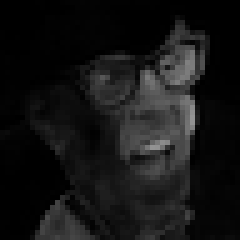
#> input picture EmotionDetection/output.png, 48 x 48 px, given in place of subject01.centerlight.png, which was not available (shown 5 times larger)
$ jupyter execute --allow-errors test.ipynb
#> lines starting #> are read from the running program, lines starting #| are printed output that depends on the picture; pictures that were not available may be replaced by others from this repository, and a replacement may not be noted
[cell 1]
import numpy as np
import cv2
import matplotlib.pyplot as plt
from sklearn.decomposition import PCA
from sklearn.preprocessing import StandardScaler
from sklearn.model_selection import train_test_split
from sklearn.linear_model import LogisticRegression
from sklearn.metrics import accuracy_score

[cell 2]
# path to the database - change it if needed
path = 'C:/Users/Admin/Dev1ce/Downloads/face_data/face_data/'
ids = range(1, 16) # 15 people
states = ['centerlight', 'glasses', 'happy', 'leftlight', 'noglasses', 'normal', 'rightlight','sad', 'sleepy', 'surprised', 'wink' ]
prefix = 'subject'
surfix = '.png' #file extension is png
# open one picture to get the image's size
fn = prefix + '01.' + states[0] + surfix
im = cv2.imread(path + fn, 0)
#> im is the input picture: shape (48, 48); min 0, max 149, mean 20.4
h = im.shape[0] # hight
#> h = 48
w = im.shape[1] # width
#> w = 48
D = h * w
#> D = 2304
N = len(states)*15
print(N, D, h, w)
#| 165 2304 48 48
#> `X_original[:, count] = tmp.reshape(D)`:
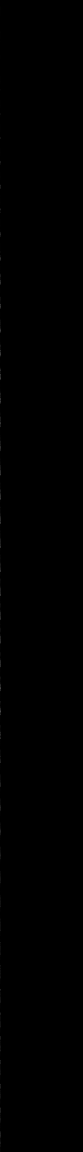
#> X_original: shape (2304, 165) float64 (shown at 1/2 size); min 0, max 149, mean 0.1
X_original = np.zeros((D, N))
# collect all data
count = 0

Y = []
# there are 15 people
#> (the rest of this cell did not finish here and is left out)

[cell 3]
Y = np.array(Y)

[cell 4]
Y.shape
#> Out = (3,)

[cell 5]
len(states)

[cell 6]
# Convert label dạng chữ thành dạng số nguyên liên tục khác nhau

dict_y = {'centerlight': 0, 'glasses': 1, 'happy': 2, 'leftlight': 3, 'noglasses': 4, 'normal': 5, 'rightlight': 6,'sad': 7, 'sleepy': 8, 'surprised': 9, 'wink': 10}

y_encoded = list(map(dict_y.get, Y))
#> y_encoded = [0, 1, 2]
y_encoded = np.array(y_encoded)

[cell 7]
Y

[cell 8]
y_encoded
#> Out = [0, 1, 2]

[cell 9]
X_original.shape, y_encoded.shape
#> Out = ((2304, 165), (3,))

[cell 10]
X = StandardScaler().fit_transform(X_original.T)
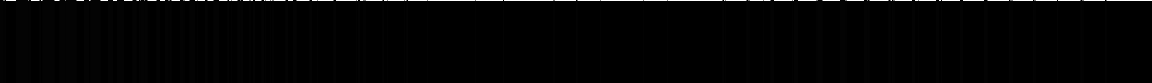
#> X: shape (165, 2304) float64 (shown at 1/2 size); min -0.111, max 9.03, mean -2.04e-17; drawn with min black and max white
pca = PCA(n_components=100)
result = pca.fit_transform(X)
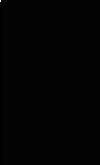
#> result: shape (165, 100) float64; min -4.8, max 391.4, mean 0; drawn with min black and max white

#> (a cell that did not finish here is left out)

[cell 12]
import numpy as np
import pandas as pd
import os
from sklearn.decomposition import PCA
from sklearn.model_selection import train_test_split
from sklearn.linear_model import LogisticRegression
import matplotlib.pyplot as plt

root = 'C:/Users/Admin/Dev1ce/Downloads/principal-component-analysis-master/principal-component-analysis-master/'
images_csv_path = os.path.join(root, 'images.csv')

#> (the rest of this cell did not finish here and is left out)

[cell 13]
import cv2
import numpy as np

# Đọc ảnh vào
img = cv2.imread('C:/Users/Admin/Dev1ce/Desktop/Linhtinh/179830742_1302674886795347_7035703295244975688_n.jpg')

# Chuyển ảnh sang định dạng ma trận NumPy
matrix = np.array(img)

[cell 14]
print(matrix)
#| None

[cell 15]
import cv2

# Đọc ảnh vào dưới dạng grayscale
img_gray = cv2.imread('C:/Users/Admin/Dev1ce/Desktop/Linhtinh/179830742_1302674886795347_7035703295244975688_n.jpg', cv2.IMREAD_GRAYSCALE)

# Chuyển ảnh sang ma trận
#> (the rest of this cell did not finish here and is left out)

[cell 16]
print(matrix)
#| None
